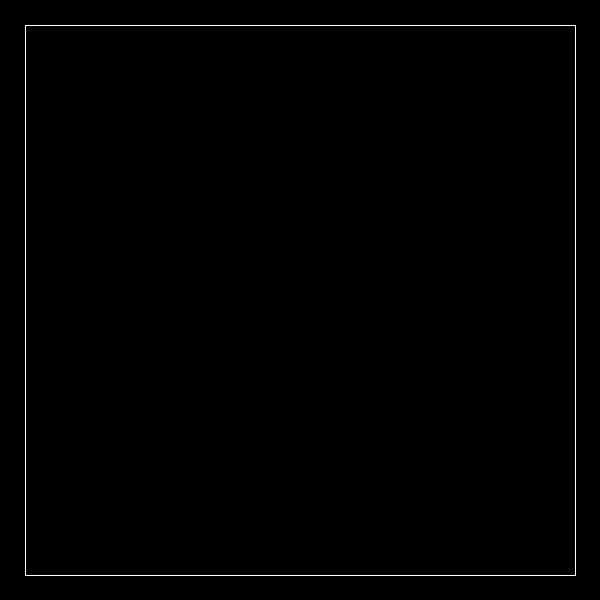
Frame 1 (no input)
Frame 60 (the mouse pressed at the canvas centre just before this capture): identical to frame 1, image omitted
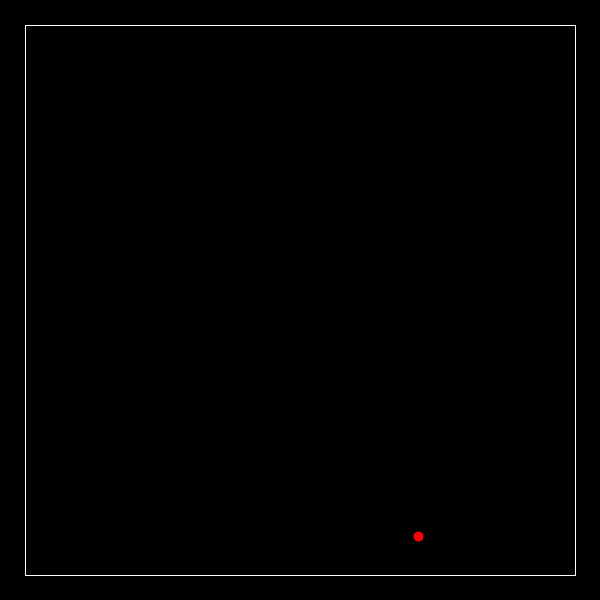
Frame 120 (the mouse held since frame 60 and released just before this capture)

The Processing sketch that drew these frames (run headless with seeded random() and noise(); from frame 60 on, the mouse is pressed at the canvas centre):

// Processing sketch: processing_76687
// ── processing_76687.pde

/********************************
*Assignment #4
*Name: Siyang You
*E-mail: syou@brynmawr.edu
*Course: CS 110 - Section #1
*Submitted:  10/23/12
*
*This program sets up bouncing balls within a rectangular boundary
  I set up a ball class, and used arrays to limit the number of objects to 20 
  Each time the mouse is clicked, a new ball is generated at the location where the       mouse is just pressed
  Each ball keeps animation with time, and disappear until the 20th ball after it is generated
**********************************/


int idxBall=0;
int MAX_NUM_OBJECTS=20;


//write a class named Ball
class Ball {
  //the ball's location
  float locX;
  float locY;
  //the ball's speed on both of x and y coordinates
  float speedX=2;
  float speedY=4;

  Ball(float _locX, float _locY) {
    locX=_locX;
    locY=_locY;
  }

  void run() {
    display();
    moveBall();
    bounce();
  }
  //make sure the ball bounce inside the rectangle
  void bounce() {
    if (locX>=575) {
      locX=575;
      speedX=-speedX;
    }
    if (locX<=25) {
      locX=25;
      speedX=-speedX;
    }
    if (locY>=575) {
      locY=575;
      speedY=-speedY;
    }
    if (locY<=25) {
      locY=25;
      speedY=-speedY;
    }
  }

  //draw ball 
  void display() {
    stroke(255, 0, 0);
    strokeWeight(10);
    point(locX, locY);
  }

  //make the ball move
  void moveBall() {
    locX=locX+speedX;
    locY=locY+speedY;
  }
}

//set up an array named ballCollection
Ball[]ballCollection=new Ball[MAX_NUM_OBJECTS];

void setup() {
  size(600, 600);
  smooth();
}

void draw() {

  background(0);

  //draw rectangle
  stroke(255);
  strokeWeight(1);
  noFill();
  rectMode(CENTER);
  rect(300, 300, 550, 550);

  for (int i=0;i<ballCollection.length;i++) {
    //check if the ballCollection array is an object or is empty
    if (ballCollection[i]!=null) {
      ballCollection[i].run();
    }
  }
}

//when mouse is pressed, create a new ball wherever the mouse is clicked
void mousePressed() {
  ballCollection[idxBall]=new Ball(mouseX, mouseY);
  idxBall++;
  //set the index from 0 to 20
  //when it reaches 20, it is reset to begin again at 0
  //make sure that there is always no more than 20 balls on the screen
  if (idxBall==ballCollection.length) {
    idxBall=0;
  }
}
